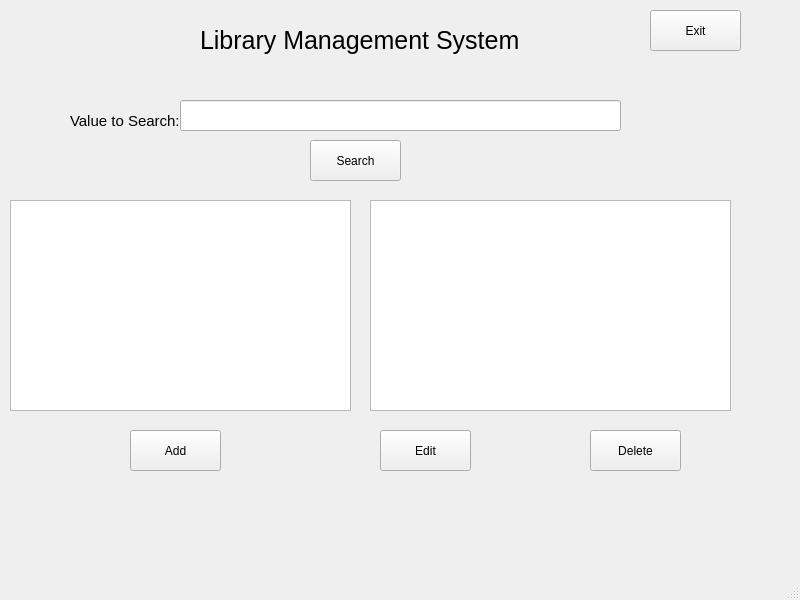
<?xml version="1.0" encoding="UTF-8"?>
<ui version="4.0">
 <class>MainWindow</class>
 <widget class="QMainWindow" name="MainWindow">
  <property name="geometry">
   <rect>
    <x>0</x>
    <y>0</y>
    <width>800</width>
    <height>600</height>
   </rect>
  </property>
  <property name="windowTitle">
   <string>MainWindow</string>
  </property>
  <widget class="QWidget" name="centralwidget">
   <widget class="QPushButton" name="searchButton">
    <property name="geometry">
     <rect>
      <x>310</x>
      <y>140</y>
      <width>91</width>
      <height>41</height>
     </rect>
    </property>
    <property name="text">
     <string>Search</string>
    </property>
   </widget>
   <widget class="QPushButton" name="addButton">
    <property name="geometry">
     <rect>
      <x>130</x>
      <y>430</y>
      <width>91</width>
      <height>41</height>
     </rect>
    </property>
    <property name="text">
     <string>Add</string>
    </property>
   </widget>
   <widget class="QPushButton" name="exitButton">
    <property name="geometry">
     <rect>
      <x>650</x>
      <y>10</y>
      <width>91</width>
      <height>41</height>
     </rect>
    </property>
    <property name="text">
     <string>Exit</string>
    </property>
   </widget>
   <widget class="QPushButton" name="deleteButton">
    <property name="geometry">
     <rect>
      <x>590</x>
      <y>430</y>
      <width>91</width>
      <height>41</height>
     </rect>
    </property>
    <property name="text">
     <string>Delete</string>
    </property>
   </widget>
   <widget class="QPushButton" name="editButton">
    <property name="geometry">
     <rect>
      <x>380</x>
      <y>430</y>
      <width>91</width>
      <height>41</height>
     </rect>
    </property>
    <property name="text">
     <string>Edit</string>
    </property>
   </widget>
   <widget class="QLabel" name="label">
    <property name="geometry">
     <rect>
      <x>200</x>
      <y>20</y>
      <width>341</width>
      <height>41</height>
     </rect>
    </property>
    <property name="styleSheet">
     <string notr="true">QLabel{
font-size:25px;
}</string>
    </property>
    <property name="text">
     <string>Library Management System</string>
    </property>
   </widget>
   <widget class="QLabel" name="label_2">
    <property name="geometry">
     <rect>
      <x>70</x>
      <y>100</y>
      <width>111</width>
      <height>41</height>
     </rect>
    </property>
    <property name="styleSheet">
     <string notr="true">QLabel{
font-size:15px;
}</string>
    </property>
    <property name="text">
     <string>Value to Search:</string>
    </property>
   </widget>
   <widget class="QLineEdit" name="lineEdit">
    <property name="geometry">
     <rect>
      <x>180</x>
      <y>100</y>
      <width>441</width>
      <height>31</height>
     </rect>
    </property>
   </widget>
   <widget class="QListWidget" name="tableView1">
    <property name="geometry">
     <rect>
      <x>10</x>
      <y>200</y>
      <width>341</width>
      <height>211</height>
     </rect>
    </property>
   </widget>
   <widget class="QListWidget" name="tableView2">
    <property name="geometry">
     <rect>
      <x>370</x>
      <y>200</y>
      <width>361</width>
      <height>211</height>
     </rect>
    </property>
   </widget>
  </widget>
  <widget class="QMenuBar" name="menubar">
   <property name="geometry">
    <rect>
     <x>0</x>
     <y>0</y>
     <width>800</width>
     <height>22</height>
    </rect>
   </property>
  </widget>
  <widget class="QStatusBar" name="statusbar"/>
 </widget>
 <resources/>
 <connections/>
</ui>
